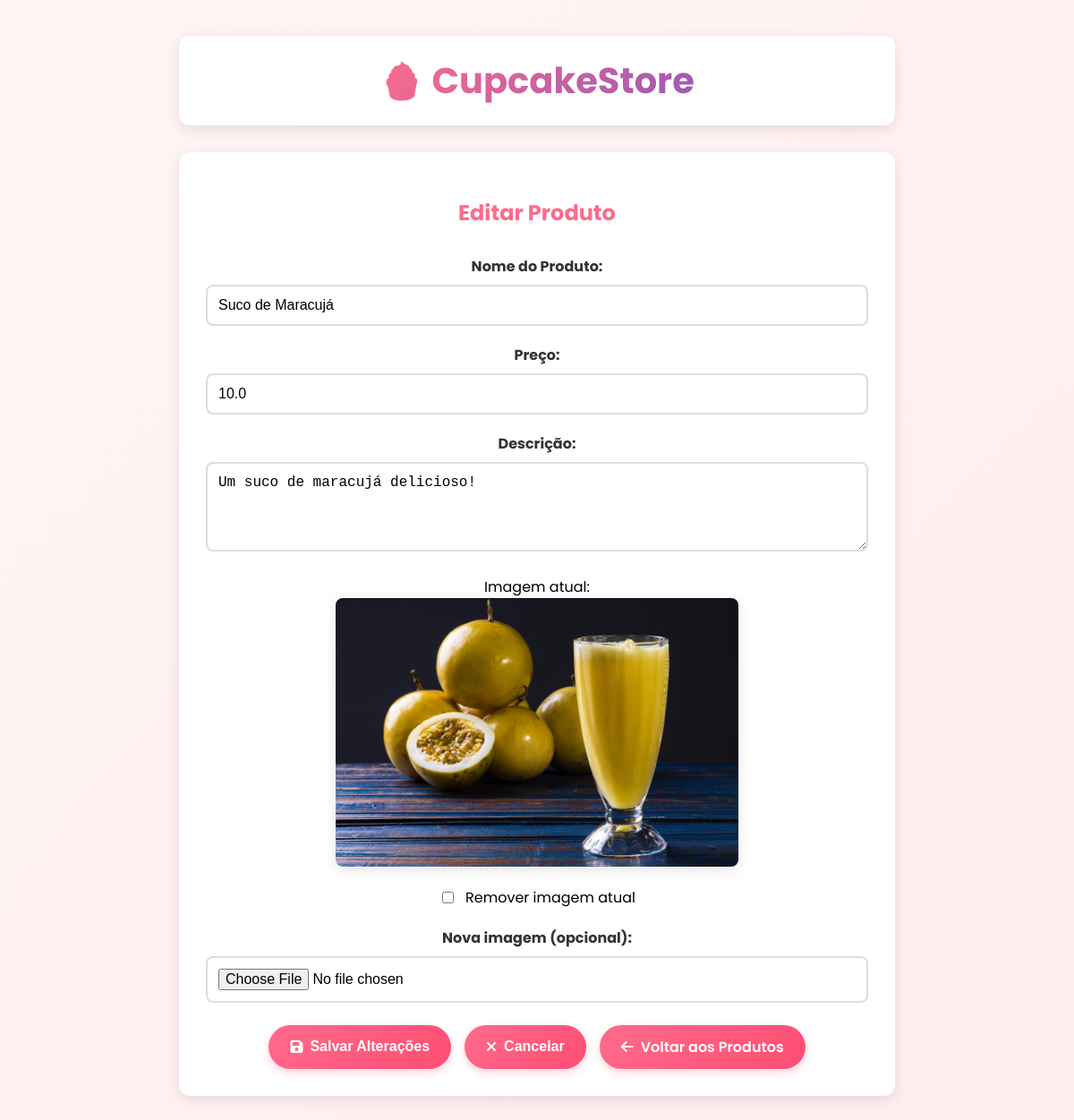
The page /admin/produto/23/editar (signed in) on the database its author committed.
### tables this page shows
CREATE TABLE produtos (
            id INTEGER PRIMARY KEY AUTOINCREMENT,
            nome TEXT NOT NULL,
            preco REAL NOT NULL,
            descricao TEXT
        , imagem TEXT);

### backend/app.py (the view)
@app.route('/admin/produto/<int:id>/editar', methods=['GET', 'POST'])
@admin_required
def admin_editar_produto(id):
    try:
        conn = get_db_connection()
        if request.method == 'POST' and 'cancelar' in request.form:
            flash('Alterações canceladas com sucesso!', 'success')
            return redirect(url_for('admin_editar_produto', id=id))
        if request.method == 'POST':
            nome = request.form['nome']
            preco = float(request.form['preco'])
            descricao = request.form['descricao']
            remover_imagem = request.form.get('remover_imagem') == '1'
            if remover_imagem:
                produto_atual = conn.execute('SELECT imagem FROM produtos WHERE id = ?', (id,)).fetchone()
                if produto_atual and produto_atual['imagem']:
                    filename = os.path.basename(produto_atual['imagem'])
                    old_image_path = os.path.join(app.config['UPLOAD_FOLDER'], filename)
                    if os.path.exists(old_image_path):
                        os.remove(old_image_path)
                imagem_path = None
            elif 'imagem' in request.files:
                file = request.files['imagem']
                if file and file.filename != '' and allowed_file(file.filename):
                    filename = secure_filename(file.filename)
                    unique_filename = f"{uuid.uuid4().hex}_{filename}"
                    imagem_path = f"uploads/{unique_filename}"
                    full_path = os.path.join(app.config['UPLOAD_FOLDER'], unique_filename)
                    file.save(full_path)
                    produto_antigo = conn.execute('SELECT imagem FROM produtos WHERE id = ?', (id,)).fetchone()
                    if produto_antigo and produto_antigo['imagem']:
                        old_filename = os.path.basename(produto_antigo['imagem'])
                        old_image_path = os.path.join(app.config['UPLOAD_FOLDER'], old_filename)
                        if os.path.exists(old_image_path):
                            os.remove(old_image_path)
                else:
                    produto_atual = conn.execute('SELECT imagem FROM produtos WHERE id = ?', (id,)).fetchone()
                    imagem_path = produto_atual['imagem'] if produto_atual else None
            else:
                produto_atual = conn.execute('SELECT imagem FROM produtos WHERE id = ?', (id,)).fetchone()
                imagem_path = produto_atual['imagem'] if produto_atual else None
            conn.execute(
                'UPDATE produtos SET nome = ?, preco = ?, descricao = ?, imagem = ? WHERE id = ?',
                (nome, preco, descricao, imagem_path, id)
            )
            conn.commit()
            conn.close()
            flash('Produto atualizado com sucesso!', 'success')
            return redirect(url_for('admin_produtos'))
        else:
            produto = conn.execute('SELECT * FROM produtos WHERE id = ?', (id,)).fetchone()
            conn.close()
            if produto:
                return render_template('admin/editar_produto.html', produto=produto)
            else:
                flash('Produto não encontrado!', 'error')
                return redirect(url_for('admin_produtos'))
    except Exception as e:
        print(f"❌ Erro ao editar produto: {e}")
        flash('Erro ao editar produto.', 'error')
        return redirect(url_for('admin_produtos'))

### backend/app.py (called while the page is built)
def is_admin():
    if 'user_id' not in session:
        return False
    try:
        conn = get_db_connection()
        user = conn.execute(
            'SELECT is_admin FROM users WHERE id = ?',
            (session['user_id'],)
        ).fetchone()
        conn.close()
        return user and user['is_admin'] == 1
    except Exception as e:
        print(f"❌ Erro ao verificar admin: {e}")
        return False

def admin_required(f):
    @wraps(f)
    def decorated_function(*args, **kwargs):
        if not is_admin():
            flash('Acesso restrito a administradores!', 'error')
            return redirect(url_for('home'))
        return f(*args, **kwargs)
    return decorated_function

@app.context_processor
def utility_processor():
    def check_is_admin():
        """Verifica se o usuário logado é admin"""
        if 'user_id' not in session:
            return False
        try:
            conn = get_db_connection()
            user = conn.execute(
                'SELECT is_admin FROM users WHERE id = ?',
                (session['user_id'],)
            ).fetchone()
            conn.close()
            return user and user['is_admin'] == 1
        except:
            return False
    return dict(is_admin=check_is_admin)

### database/database.py (called while the page is built)
def get_db_connection():
    db_path = os.path.join(base_dir, 'cupcakes.db')
    conn = sqlite3.connect(db_path)
    conn.row_factory = sqlite3.Row
    return conn

### frontend/templates/Admin/editar_produto.html (shortened to what this page needs)
<!DOCTYPE html>
<html lang="pt-BR">
<head>
    <link rel="stylesheet" href="{{ url_for('static', filename='css/style.css') }}">
    <link rel="stylesheet" href="https://cdnjs.cloudflare.com/ajax/libs/font-awesome/6.4.0/css/all.min.css">
</head>
<body>
    <div class="admin-container">
        <div class="admin-header">
            <a href="{{ url_for('home') }}">
                <h1>🧁 CupcakeStore</h1>
            </a>
        </div>
        <div class="form-editar">
            <h2>Editar Produto</h2>
            <form action="{{ url_for('admin_editar_produto', id=produto['id']) }}" method="POST" enctype="multipart/form-data" id="formEditarProduto">
                <div class="form-group">
                    <label for="nome">Nome do Produto:</label>
                    <input type="text" id="nome" name="nome" value="{{ produto['nome'] }}" required>
                </div>
                <div class="form-group">
                    <label for="preco">Preço:</label>
                    <input type="number" id="preco" name="preco" step="0.01" min="0" value="{{ produto['preco'] }}" required>
                </div>
                <div class="form-group">
                    <label for="descricao">Descrição:</label>
                    <textarea id="descricao" name="descricao" required>{{ produto['descricao'] }}</textarea>
                </div>
                <div class="imagem-atual">
                    <label>Imagem atual:</label>
                    {% if produto['imagem'] is defined and produto['imagem'] %}
                        <div>
                            <img src="{{ url_for('static', filename=produto['imagem']) }}" alt="{{ produto['nome'] }}">
                        </div>
                        <div class="checkbox-group">
                            <input type="checkbox" id="remover_imagem" name="remover_imagem" value="1">
                            <label for="remover_imagem">Remover imagem atual</label>
                        </div>
                    {% else %}
                        <p>Nenhuma imagem cadastrada</p>
                    {% endif %}
                </div>
                <div class="form-group">
                    <label for="imagem">Nova imagem (opcional):</label>
                    <input type="file" id="imagem" name="imagem" accept="image/*">
                </div>
                <div class="form-actions">
                    <button type="button" class="btn" onclick="abrirModalSalvar()">
                        <i class="fas fa-save"></i> Salvar Alterações
                    </button>
                    <button type="button" class="btn" onclick="abrirModalCancelar()">
                        <i class="fas fa-times"></i> Cancelar
                    </button>
                    <a href="{{ url_for('admin_produtos') }}" class="btn">
                        <i class="fas fa-arrow-left"></i> Voltar aos Produtos
                    </a>
                </div>
            </form>
        </div>
    </div>
</body>
</html>

### frontend/static/css/style.css (style rules this page uses)
body { font-family: Arial, sans-serif; text-align: center; margin: 0; padding: 20px; background-color: #fff5f5; }
h1 { color: #ff6b8b; }
.form-group { margin-bottom: 20px; }
.form-group label { display: block; margin-bottom: 8px; font-weight: bold; color: #333; }
.form-group input { width: 100%; padding: 12px 15px; border: 2px solid #ddd; border-radius: 8px; font-size: 16px; transition: border-color 0.3s ease; }
.admin-container { max-width: 1200px; margin: 0 auto; padding: 20px; }
.admin-header { display: flex; justify-content: space-between; align-items: center; margin-bottom: 30px; padding: 20px; background: white; border-radius: 12px; box-shadow: 0 4px 15px rgba(0,0,0,0.1); }
.form-group { margin-bottom: 15px; }
.form-group label { display: block; margin-bottom: 5px; font-weight: bold; }
.form-group input, .form-group textarea, .form-group select { width: 100%; padding: 10px; border: 2px solid #ddd; border-radius: 8px; font-size: 16px; }

### frontend/templates/Admin/editar_produto.html (style rules this page uses)
:root { --primary: #ff6b8b; --primary-dark: #ff4d73; --secondary: #9b59b6; --accent: #27ae60; --light: #fff5f5; --dark: #333; --gray: #95a5a6; --white: #ffffff; --shadow: 0 4px 15px rgba(0, 0, 0, 0.1); --radius: 12px; }
body { font-family: 'Poppins', sans-serif; background: linear-gradient(135deg, #fff5f5 0%, #ffecef 100%); min-height: 100vh; margin: 0; padding: 20px; }
.admin-container { max-width: 800px; margin: 0 auto; }
.admin-header { display: flex; justify-content: center; align-items: center; margin-bottom: 30px; padding: 20px; background: var(--white); border-radius: var(--radius); box-shadow: var(--shadow); }
.admin-header a { text-decoration: none; transition: all 0.3s ease; }
.admin-header h1 { font-size: 2.5rem; background: linear-gradient(135deg, var(--primary), var(--secondary)); -webkit-background-clip: text; -webkit-text-fill-color: transparent; font-weight: 700; margin: 0; transition: all 0.3s ease; }
.form-editar { background: var(--white); padding: 30px; border-radius: var(--radius); box-shadow: var(--shadow); }
.form-editar h2 { color: var(--primary); text-align: center; margin-bottom: 30px; }
.form-group { margin-bottom: 20px; }
.form-group label { display: block; margin-bottom: 8px; font-weight: bold; color: var(--dark); }
.form-group input, .form-group textarea { width: 100%; padding: 12px; border: 2px solid #ddd; border-radius: 8px; font-size: 16px; box-sizing: border-box; }
.form-group textarea { min-height: 100px; resize: vertical; }
.imagem-atual { margin-bottom: 20px; text-align: center; }
.imagem-atual img { max-width: 100%; max-height: 300px; border-radius: 8px; box-shadow: var(--shadow); }
.checkbox-group { display: flex; justify-content: center; align-items: center; gap: 10px; margin: 15px 0; }
.form-actions { display: flex; gap: 15px; margin-top: 25px; justify-content: center; flex-wrap: wrap; }
.btn { display: inline-flex; align-items: center; gap: 0.5rem; padding: 12px 24px; border-radius: 25px; text-decoration: none; font-weight: 600; transition: all 0.3s ease; border: none; cursor: pointer; font-size: 1rem; box-shadow: 0 4px 10px rgba(255, 107, 139, 0.3); background: linear-gradient(135deg, var(--primary), var(--primary-dark)); color: white; }

### rows shown on the page
produtos: nome "Suco de Maracujá", preco "10.0", descricao "Um suco de maracujá delicioso!", imagem (picture)
